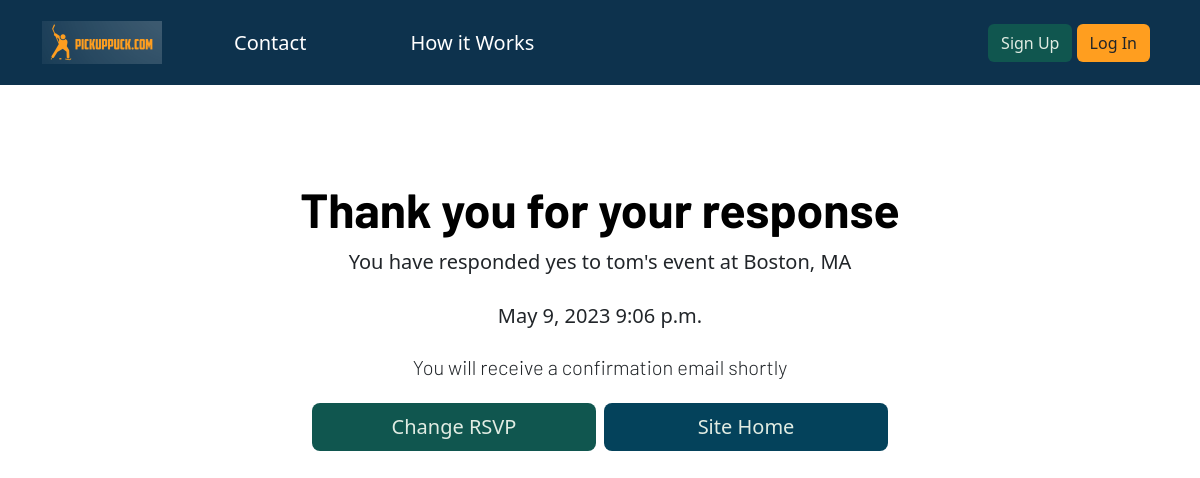
The app's page /organize/manage-invites/respond/confirm/244/ with its own data.
### OrgDash/models.py (models this page shows, shortened)
class Skate(models.Model):
    host = models.ForeignKey(User, on_delete= models.CASCADE, default= 1)
    date = models.DateField(auto_now = False, default= None)
    time = models.TimeField(auto_now=False, default= None)
    location = models.CharField(max_length=200)
    price = models.IntegerField()
    max_players = models.IntegerField(default=0)
    max_goalies = models.IntegerField(default=2)
    recurring_event = models.BooleanField(default= False)
    player_full = models.BooleanField(default=False)
    goalie_full = models.BooleanField(default=False)
    player_guests = models.ManyToManyField('Player', related_name= 'player_guests')
    goalie_guests = models.ManyToManyField('Player', related_name= 'goalie_guests')
    STATUS_CHOICES = [
        (7,'Every Week'),
        (14,'Every Two Weeks'),
    ]
    frequency = models.IntegerField(choices=STATUS_CHOICES, default= 7, blank= True)
    send_invite_days_before = models.IntegerField(default= 3, blank= True)
    finalize_event_hours_before = models.IntegerField(default=1, blank= True)
    group_to_invite = models.ForeignKey('PlayerGroup', on_delete= models.CASCADE, blank= True, null=True)
    already_duplicated = models.BooleanField(default= False)
    auto_invites_sent = models.BooleanField(default=False)
    auto_rosters_sent = models.BooleanField(default= False)

### OrgDash/views.py (the view)
# urls.py: path('manage-invites/respond/confirm/<int:pk>/', views.InviteConfirm, name = 'invite_confirm_landing'),
def InviteConfirm(request, pk):
    current_invite = Invitation.objects.get(pk=pk)
    link = reverse('OrgDash:update_invite', kwargs={'pk': current_invite.pk})
    active_event = current_invite.event
    context = {'event':active_event, 'invite':current_invite, 'link':link}
    return render(request, 'OrgDash/Skates/invite_response_landing.html', context)

### OrgDash/templates/OrgDash/Skates/invite_response_landing.html
{% extends 'base.html' %}
{% block body_block %}
<div class="px-4 py-5 my-5 text-center">
    <h1 class="display-5 fw-bold text-body-emphasis">Thank you for your response</h1>
    <div class="col-lg-6 mx-auto">
        {% if invite.will_you_attend == 'Yes'%}
      <p class="lead mb-4">You have responded yes to {{event.host}}'s event at {{event.location}}</p>
        {% elif invite.will_you_attend == 'No'%}
        <p class="lead mb-4">You have responded no to {{event.host}}'s event at {{event.location}}</p>
        {% elif invite.will_you_attend == 'Waitlist'%}
        <p class="lead mb-4">You have been placed on the waitlist for {{event.host}}'s event at {{event.location}}</p>
        <p class="lead mb-4">If a spot opens up, you will be notified</p>
        {% endif %}
      <p class="lead mb-4">{{event.date}} {{event.time}}</p>
      <h3 class="lead mb-4">You will receive a confirmation email shortly</h3>
      <div class="d-grid gap-2 d-sm-flex justify-content-sm-center">
        <a type="button" href="{{link}}" class="btn btn-green btn-lg w-100">Change RSVP</a>
        <a type="button" href="{% url 'home' %}" class="btn btn-blue btn-lg w-100">Site Home</a>
      </div>
    </div>
  </div>
{% endblock %}

### pickuphockey/static/pickuphockey.css (style rules this page uses)
body { background-color: white; }
h1, h2, h3, h4, h5 { font-family: 'Barlow', sans-serif; }
.btn-green { background-color: #10564f; -webkit-text-fill-color: #e1ece3; }
.btn-blue { background-color: #04425B; -webkit-text-fill-color: #e1ece3; }

### records on screen
Skate: host "tom", location "Boston, MA", date "May 9, 2023", time "9:06 p.m."
